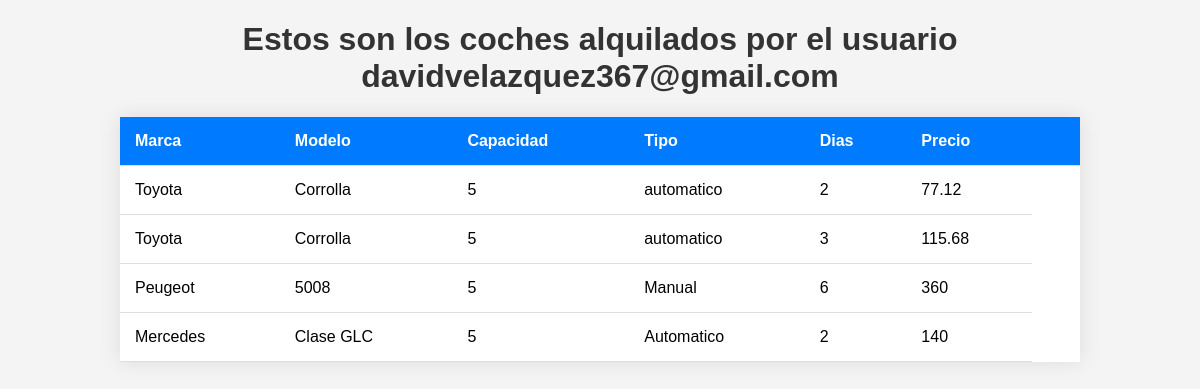
Before: /mis-alquileres (signed in) with the older database file.
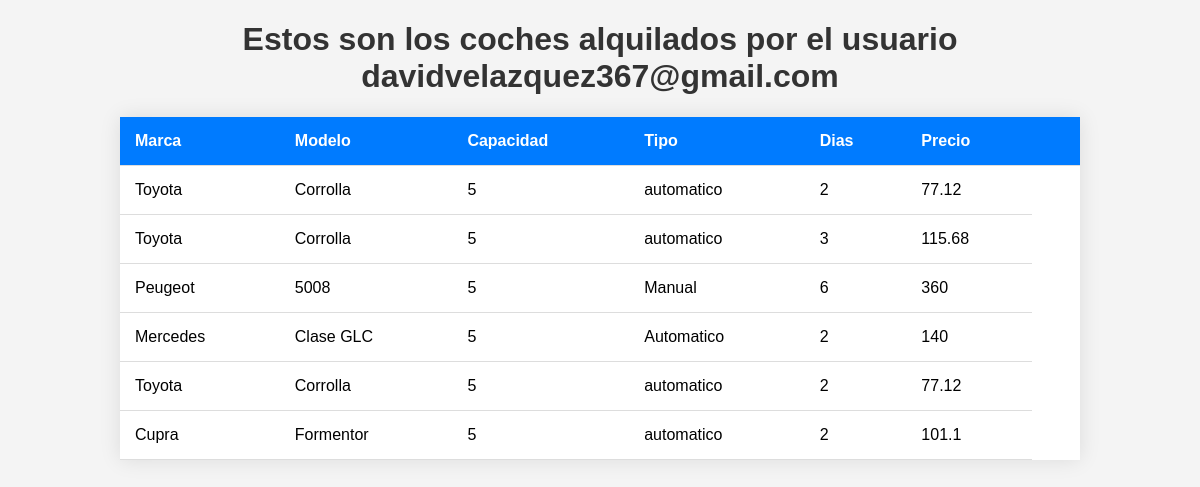
After: the same page with the newer database file.
### tables this page shows
CREATE TABLE alquilados(
                    id_alquiler INTEGER PRIMARY KEY AUTOINCREMENT,
                    id INTEGER,
                    marca TEXT,
                    modelo TEXT,
                    matricula TEXT,
                    capacidad INTEGER,
                    tipo TEXT,
                    dias INTEGER,
                    precio_total FLOAT,
                    email TEXT,
                    reservado TEXT

                );

### controller/AlquilerController.php (called while the page is built, shortened)
<?php
require_once 'model/Alquiler.php';
class AlquilerController{
    public static function index(){
        $email=$_SESSION['user']['email'];
        $alquiler = new Alquiler();
        $alquiler = $alquiler->findByEmail($email)->fetchAll();
        include 'view/private/alquiler/historial.php';
    }
}
?>

### Router.php (called while the page is built, shortened)
<?php
     class Router {
        private array $rutas = array();
        public function get(string $ruta, array $accion) : Router{
            $this->rutas['GET'][$ruta] = $accion;
            return $this;
        }
        public function post(string $ruta, array $accion) : Router{
            $this->rutas['POST'][$ruta] = $accion;
            return $this;
        }
        public function resolver_ruta(string $url, string $method){
            $path = parse_url($url)['path'];
            $query = null;
            $path2 = explode("/", $path);
            $ruta = '/'.$path2[count($path2) -1];
            $clase = $this->rutas[$method][$ruta][0];
            $function = $this->rutas[$method][$ruta][1];
            return call_user_func($clase.'::'.$function, $query);
        }
     }
?>

### index.php (called while the page is built, shortened)
<?php
require_once 'controller/AlquilerController.php';
require_once 'Router.php';
$route = new Router();
$route->get('/',[IndexController::class,'index'])
      ->get('/login', [AuthController::class, 'login'])
      ->get('/register', [AuthController::class, 'register'])
      ->post('/doRegister', [AuthController::class, 'doRegister'])
      ->post('/doLogin', [AuthController::class, 'doLogin'])
      ->get('/home', [AuthController::class, 'home'])
      ->get('/flota', [AuthController::class, 'flota'])
      ->get('/logout', [AuthController::class, 'logout'])
      ->get('/create',[FlotaController::class, 'create'])
      ->post('/save',[FlotaController::class, 'save'])
      ->get('/edit-coche',[FlotaController::class, 'edit'])
      ->post('/update-coche',[FlotaController::class, 'update'])
      ->get('/destroy-coche',[FlotaController::class, 'destroy'])
      ->get('/ver-carrito',[CarritoController::class, 'index'])
      ->post('/alquilar-coche',[CarritoController::class, 'create'])
      ->get('/destroy-alquiler',[CarritoController::class, 'destroy'])
      ->get('/historial-coches',[AlquilerController::class, 'create'])
      ->get('/mis-alquileres',[AlquilerController::class, 'index'])
      ->get('/alquilados',[AlquilerController::class, 'indexAdmin']);
$route->resolver_ruta($_SERVER['REQUEST_URI'], $_SERVER['REQUEST_METHOD']);
?>

### model/Alquiler.php (called while the page is built, shortened)
<?php
require_once 'db/Database.php';
class Alquiler{
    public function findByEmail($email){
        $query = "SELECT * FROM alquilados WHERE email ='$email'";
        $db = Database::conectar();
        $user = $db->query($query);
        return $user;
    }
}
?>

### db/Database.php (called while the page is built, shortened)
<?php
     class Database {
        public static function desconectar(){
            return null;
        }
     }
?>

### view/private/alquiler/historial.php (the view, shortened to what this page needs)
<!DOCTYPE html>
<html lang="en">
<head>
    <link rel="stylesheet" href="asset/css/historial.css">
</head>
<body>
    <h1>Estos son los coches alquilados por el usuario <?php echo $_SESSION['user']['email']; ?> </h1>
       <table>
            <thead>
                <tr>
                    <th>Marca</th>
                    <th>Modelo</th>
                    <th>Capacidad</th>
                    <th>Tipo</th>
                    <th>Dias</th>
                    <th>Precio</th>
                    <th></th>
                </tr>
            </thead>
            <tbody>
                <?php
                foreach ($alquiler as $key => $value) {
                    echo '<tr>';
                    echo '<td>' . $value['marca'] . '</td>';
                    echo '<td>' . $value['modelo'] . '</td>';
                    echo '<td>' . $value['capacidad'] . '</td>';
                    echo '<td>' . $value['tipo'] . '</td>';
                    echo '<td>' . $value['dias'] . '</td>';
                    echo '<td>' . $value['precio_total'] . '</td>';
                    echo '</tr>';
                }
                ?>
            </tbody>
        </table>
</body>
</html>

Changed rows visible on the page:
added alquilados: marca "Toyota", modelo "Corrolla", capacidad "5", tipo "automatico", dias "2", precio_total "77.12"
added alquilados: marca "Cupra", modelo "Formentor", capacidad "5", tipo "automatico", dias "2", precio_total "101.1"
